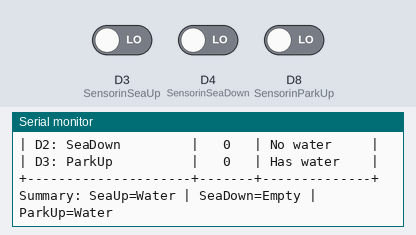
Simulated run of this sketch. Board: ESP8266 (NodeMCU). On the bench: the last lines printed to the serial monitor. The test bench sets the inputs (shaded band); at power-on: D3 (SensorinSeaUp) LOW, D4 (SensorinSeaDown) LOW, D8 (SensorinParkUp) LOW.

Above: at 2.2 s.
2.3 s: D3 (SensorinSeaUp) driven HIGH
At 3.6 s:
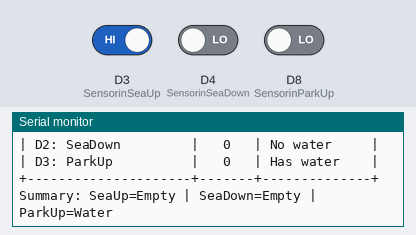
4.5 s: D4 (SensorinSeaDown) driven HIGH
At 6.0 s:
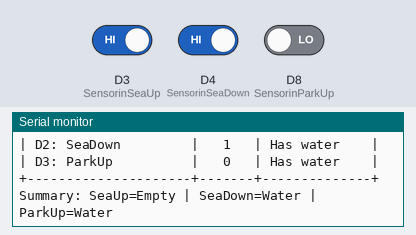
6.6 s: D8 (SensorinParkUp) driven HIGH
At 8.0 s:
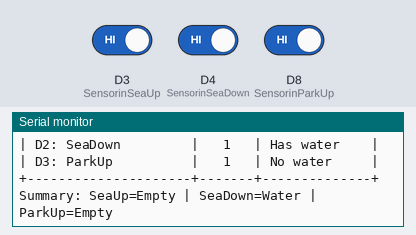
8.7 s: D3 (SensorinSeaUp) driven LOW
At 9.6 s:
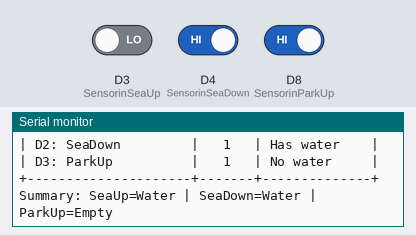
11.7 s: D4 (SensorinSeaDown) driven LOW
At 13.2 s:
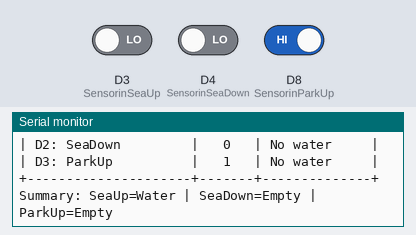
14.8 s: D3 (SensorinSeaUp) driven HIGH
At 16.3 s:
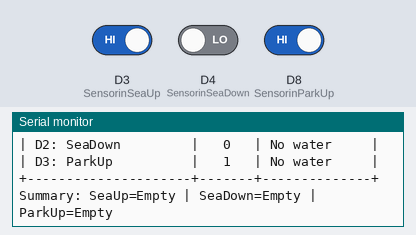

The sketch:

CheckFloatSensor.ino
```cpp
// Float Sensor Test - 3 Sensors
// D1 = SensorinSeaUp (Sea tank upper sensor)
// D2 = SensorinSeaDown (Sea tank lower sensor)
// D3 = SensorinParkUp (Park tank upper sensor)

const int SensorinSeaUp = D3;     // Sea tank upper sensor
const int SensorinSeaDown = D4;   // Sea tank lower sensor
const int SensorinParkUp = D8;    // Park tank upper sensor

void setup() {
  Serial.begin(115200);

  // Set pins as INPUT_PULLUP (using internal pull-up resistor)
  pinMode(SensorinSeaUp, INPUT);
  pinMode(SensorinSeaDown, INPUT);
  pinMode(SensorinParkUp, INPUT);

  delay(1000);
  Serial.println("\n\n=================================");
  Serial.println("Float Sensor Test - 3 Sensors");
  Serial.println("=================================");
  Serial.println("Note:");
  Serial.println("- D1, D3: LOW=Water, HIGH=No water");
  Serial.println("- D2: HIGH=Water, LOW=No water (inverted)");
  Serial.println("=================================\n");
}

void loop() {
  // Read values from all 3 sensors
  int seaUp = digitalRead(SensorinSeaUp);
  int seaDown = digitalRead(SensorinSeaDown);
  int parkUp = digitalRead(SensorinParkUp);

  // Display as table
  Serial.println("+---------------------+-------+--------------+");
  Serial.println("| Sensor              | Value | Status       |");
  Serial.println("+---------------------+-------+--------------+");

  // D1: SensorinSeaUp
  Serial.print("| D1: SeaUp           |   ");
  Serial.print(seaUp);
  Serial.print("   | ");
  if (seaUp == LOW) {
    Serial.println("Has water    |");
  } else {
    Serial.println("No water     |");
  }

  // D2: SensorinSeaDown (inverted logic - NC or reversed wiring)
  Serial.print("| D2: SeaDown         |   ");
  Serial.print(seaDown);
  Serial.print("   | ");
  if (seaDown == HIGH) {
    Serial.println("Has water    |");
  } else {
    Serial.println("No water     |");
  }

  // D3: SensorinParkUp
  Serial.print("| D3: ParkUp          |   ");
  Serial.print(parkUp);
  Serial.print("   | ");
  if (parkUp == LOW) {
    Serial.println("Has water    |");
  } else {
    Serial.println("No water     |");
  }

  Serial.println("+---------------------+-------+--------------+");

  // Summary status
  Serial.print("\nSummary: ");
  Serial.print("SeaUp=");
  Serial.print(seaUp == LOW ? "Water" : "Empty");
  Serial.print(" | SeaDown=");
  Serial.print(seaDown == HIGH ? "Water" : "Empty");  // Inverted for D2
  Serial.print(" | ParkUp=");
  Serial.println(parkUp == LOW ? "Water" : "Empty");

  Serial.println("\n");

  delay(1000);  // Update every 1 second
}
```

Measured:
- after the input at 2.3 s, the serial monitor: prints a new line after 0.78 s (image 1)
- after the input at 4.5 s, the serial monitor: prints a new line after 0.64 s (image 2)
- after the input at 6.6 s, the serial monitor: prints a new line after 0.60 s (image 3)
- after the input at 8.7 s, the serial monitor: prints a new line after 0.55 s (image 4)
- after the input at 11.7 s, the serial monitor: prints a new line after 0.64 s (image 5)
- after the input at 14.8 s, the serial monitor: prints a new line after 0.62 s (image 6)
